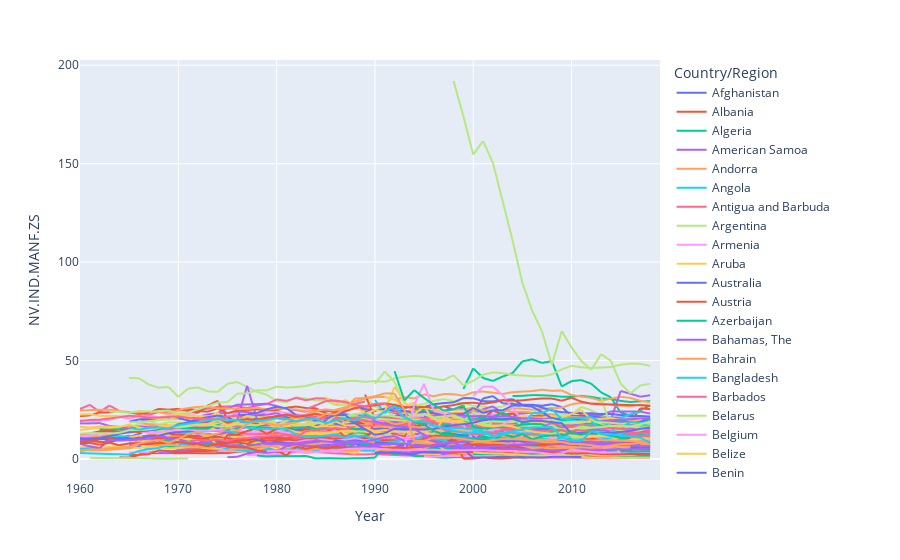

Notebook code for this chart:
### Code cell
fig = px.line(economy, x="Year", y="NV.IND.MANF.ZS", color="Country/Region",
              hover_name="Country/Region")
fig.show()
